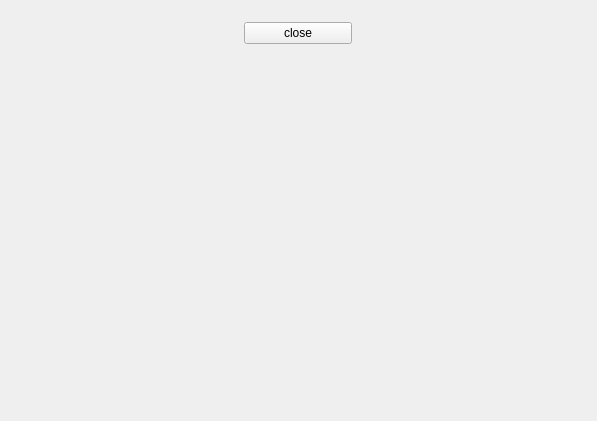
<?xml version="1.0" encoding="UTF-8"?>
<ui version="4.0">
 <class>MainWindow</class>
 <widget class="QMainWindow" name="MainWindow">
  <property name="geometry">
   <rect>
    <x>0</x>
    <y>0</y>
    <width>597</width>
    <height>421</height>
   </rect>
  </property>
  <property name="windowTitle">
   <string>MainWindow</string>
  </property>
  <widget class="QWidget" name="centralWidget">
   <layout class="QHBoxLayout" name="horizontalLayout">
    <item>
     <widget class="QWidget" name="widget" native="true">
      <property name="maximumSize">
       <size>
        <width>130</width>
        <height>16777215</height>
       </size>
      </property>
      <layout class="QVBoxLayout" name="verticalLayout">
       <item>
        <widget class="QPushButton" name="close">
         <property name="text">
          <string>close</string>
         </property>
        </widget>
       </item>
       <item>
        <spacer name="verticalSpacer">
         <property name="orientation">
          <enum>Qt::Vertical</enum>
         </property>
         <property name="sizeHint" stdset="0">
          <size>
           <width>20</width>
           <height>353</height>
          </size>
         </property>
        </spacer>
       </item>
      </layout>
     </widget>
    </item>
    <item>
     <layout class="QVBoxLayout" name="layMain"/>
    </item>
   </layout>
  </widget>
 </widget>
 <layoutdefault spacing="6" margin="11"/>
 <resources/>
 <connections/>
</ui>
